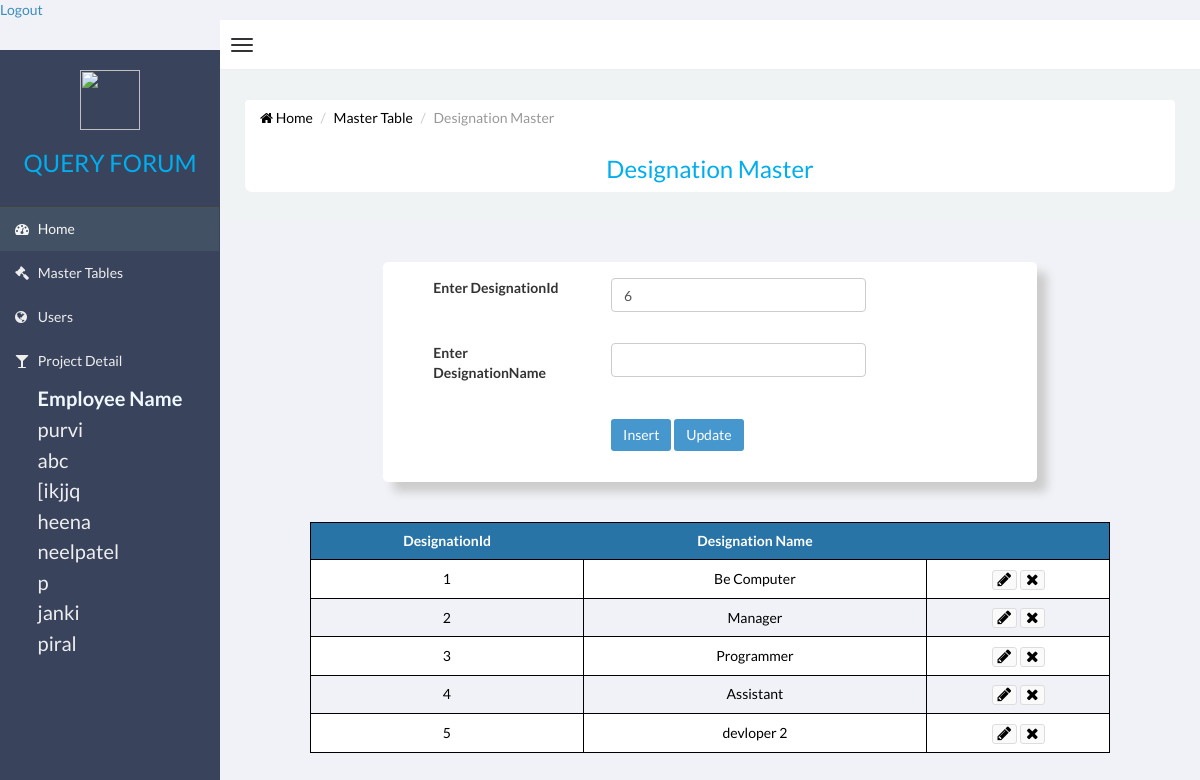
The app's page /web/Master/designationmaster.php with its own data.
### tables this page shows
CREATE TABLE `employeemaster` (
  `EmployeeId` int(11) NOT NULL,
  `EmployeeName` varchar(20) NOT NULL,
  `Address` text NOT NULL,
  `ContactNo` int(11) NOT NULL,
  `CityId` int(11) NOT NULL,
  `UserName` varchar(20) NOT NULL
);

CREATE TABLE `designationmaster` (
  `DesignationId` int(11) NOT NULL,
  `DesignationName` varchar(20) NOT NULL
);

### web/Master/designationmaster.php (the view, shortened to what this page needs)
<!DOCTYPE html PUBLIC "-//W3C//DTD XHTML 1.0 Transitional//EN" "http://www.w3.org/TR/xhtml1/DTD/xhtml1-transitional.dtd">
<html xmlns="http://www.w3.org/1999/xhtml">
<head>
	<link rel="stylesheet" type="text/css" href="css/admin.css">
    <link href="css/bootstrap.min.css" rel="stylesheet" type="text/css" />
    <link href="css/font-awesome.min.css" rel="stylesheet" type="text/css" />
    <link href="css/ionicons.min.css" rel="stylesheet" type="text/css" />
    <link href="css/morris/morris.css" rel="stylesheet" type="text/css" />
    <link href="css/jvectormap/jquery-jvectormap-1.2.2.css" rel="stylesheet" type="text/css" />
    <link href="css/datepicker/datepicker3.css" rel="stylesheet" type="text/css" />
    <link href="css/daterangepicker/daterangepicker-bs3.css" rel="stylesheet" type="text/css" />
    <link href="css/iCheck/all.css" rel="stylesheet" type="text/css" />
    <link href="css/style.css" rel="stylesheet" type="text/css" />
		<?php
	$DesignationId=$DesignationName="";
	$qry= mysql_query("select max(DesignationId)+1 from designationmaster");
								   $designationid=mysql_fetch_row($qry);
								   $DesignationId=$designationid[0];
?>
</head>
 <body class="skin-black   ">
        <header class="header">
           <a href="../employee/login.php">Logout</a>
            <nav class="navbar navbar-static-top" role="navigation">
                <a href="#" class="navbar-btn sidebar-toggle" data-toggle="offcanvas" role="button">
                    <span class="icon-bar"></span>
                    <span class="icon-bar"></span>
                    <span class="icon-bar"></span>
                </a>
                    </nav>
                </header>
                <div class="wrapper row-offcanvas row-offcanvas-left">
                    <aside class="left-side sidebar-offcanvas">
                        <section class="sidebar">
							<div class="row logomargin">
							<center>
							<img src="image/logo.png" height="60px" width="60px" />
								<h3 class="logofont">QUERY FORUM</h3>
							</center>
							</div>
                            <ul class="sidebar-menu">
                                <li class="active">
                                    <a href="../index.php">
                                        <i class="fa fa-dashboard"></i> <span>Home</span>
                                    </a>
                                </li>
                                <li>
                                    <a href="mainmasterpage.php">
                                        <i class="fa fa-gavel"></i> <span>Master Tables</span>
                                    </a>
                                </li>
                                <li>
                                    <a href="../user/mainuserpage.php">
                                        <i class="fa fa-globe"></i> <span>Users</span>
                                    </a>
                                </li>
                                <li>
                                    <a href="../project/mainprojectpage.php">
                                        <i class="fa fa-glass"></i> <span>Project Detail</span>
                                     </a>
                                </li>
                            </ul>
                            <?php
							$qry = mysql_query("select EmployeeId,EmployeeName from employeemaster");
							echo "<center>";
							echo "<table>";
							echo "<th class='font'>Employee Name</th>";
							if($qry)
	  {
	     while($rw=mysql_fetch_assoc($qry))
		 {
		 extract($rw);
		 echo "<tr><td class='font'><a href='#' onclick=showPopup($EmployeeId,'".$EmployeeName."');>$EmployeeName</a></td></tr>";
		 }
	  }
							echo "</table>";
							echo "</center>";
							?>
                        </section>
                    </aside>
                    <aside class="right-side">
	  <section class="content">
	<div class="row bgwhite margin">
			<ul class="breadcrumb">
                                <li><a href="../index.php"><i class="fa fa-home"></i> Home</a></li>
                                <li><a href="mainmasterpage.php">Master Table</a></li>
								<li class="logofont active">Designation Master</li>
      </ul>
		<center><h3 class="logofont">Designation Master</h3></center>
	</div>
</section>
	<div class="col-xs-offset-2 col-lg-8">
		<div class="row bg">
			<div class="form-group">
                                   <div class="row">
                                   <div class="col-lg-4">  </div>
                                   <div class="col-lg-5"> </div>
                                   </div>
          </div>
								   <form method="post" action="">
                           <div class="form-group">
                           <div class="row">
                           <div class="col-lg-4">
                          	 <label class="black">Enter DesignationId</label>
                           </div>
                            <div class="col-lg-5">
    <input type="text" name="designationid" class="form-control" value="<?php if(isset($DesignationId)) { echo $DesignationId; }?>" />
                            </div>
                            </div>
                            </div>
                                   <div class="form-group">
                                   <div class="row">
                                   <div class="col-lg-4">  </div>
                                   <div class="col-lg-5"> </div>
                                   </div>
                                   </div>
                           <div class="form-group">
                           <div class="row">
                           <div class="col-lg-4">
                          	 <label class="black">Enter DesignationName</label>
                           </div>
                            <div class="col-lg-5">
 <input type="text" name="designationname" class="form-control" value="<?php if(isset($DesignationName)) { echo $DesignationName; }?> "/>
                            </div>
                            </div>
                            </div>
                            		 <div class="form-group">
                                   <div class="row">
                                   <div class="col-lg-4">  </div>
                                   <div class="col-lg-5"> </div>
                                   </div>
                                   </div>
                             <div class="form-group">
                             <div class="row">
                                   <div class="col-lg-4">  </div>
                                   <div class="col-lg-5">
                                   <input type="submit" class="btn btn-primary" name="insert" value="Insert" />
                                   <input type="submit" class="btn btn-primary" name="update" value="Update" />
                                   </div>
                               </div>
                              </div>
                              		 <div class="form-group">
                                   <div class="row">
                                   <div class="col-lg-4">  </div>
                                   <div class="col-lg-5"> </div>
                                   </div>
                                   </div>
                        </form>
      </div>
  </div>
                        <div  class="show">
<?php
    $qry =mysql_query("select DesignationId,DesignationName from designationmaster");
	 echo "<center>";
	  echo "<table>";
	  echo "<tr><th> DesignationId </th><th> Designation Name </th><th></th></tr>";
	  if($qry)
	  {
	     while($rw=mysql_fetch_assoc($qry))
		 {
		 extract($rw);
		 echo "<tr><td>$DesignationId</td><td>$DesignationName</td>
		 <td>
		  <button class='btn btn-default btn-xs'>
		<a href=?designationid=$DesignationId&flg=Edit> <i class='fa fa-pencil'></a></i></button>
		  <button class='btn btn-default btn-xs'>
		 <a href=?designationid=$DesignationId&flg=Delete><i class='fa fa-times'></a></i></button></td></tr>";
		 }
	  }
      echo "</table>";
	  echo "</center>";
?>
</div>
        </div>
</body>
</html>

### web/Master/css/admin.css (style rules this page uses)
.logomargin { margin-top:20px; margin-bottom:20px; }
.logofont { color:#00AEEF; }
.margin { margin-left:30px; margin-right:30px; border-radius:7px; }
.bgwhite { background:#FFFFFF; }
.bg { margin-top:40px; background:#FFF; border-radius:5px; box-shadow: 10px 10px 10px #CCCCCC; margin-bottom:40px; }
.black { padding-left:50px; }
.show table { border-collapse: collapse; width:800px; margin-bottom:20px; text-align-last:center; font-size:14px; color:#000000; }
.show table, .show tr,.show td { border: 1px solid black; vertical-align:middle; color:#000; text-align-last:center; }
.show tr { height:10px; }
.show th { text-align-last:center; background-color:#2874A6; color:#FFFFFF; }
.show tr,.show td,.show th { padding:8px; text-align:left; }
.show tr:nth-child(even) { background-color:#FFFFFF; }
.show i { color:black; font-size:16px; }
.show1 table, .show tr,.show td { border: 1px solid black; vertical-align:middle; color:#000; }
.font { font-size:20px; color: aliceblue; }

### records on screen
employeemaster: EmployeeName "purvi"
employeemaster: EmployeeName "abc"
employeemaster: EmployeeName "[ikjjq"
employeemaster: EmployeeName "heena"
employeemaster: EmployeeName "neelpatel"
employeemaster: EmployeeName "p"
employeemaster: EmployeeName "janki"
employeemaster: EmployeeName "piral"
designationmaster: DesignationId "1", DesignationName "Be Computer"
designationmaster: DesignationId "2", DesignationName "Manager"
designationmaster: DesignationId "3", DesignationName "Programmer"
designationmaster: DesignationId "4", DesignationName "Assistant"
designationmaster: DesignationId "5", DesignationName "devloper 2"
